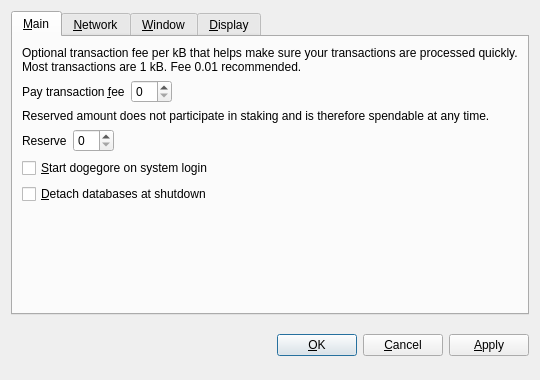
<?xml version="1.0" encoding="UTF-8"?>
<ui version="4.0">
 <class>OptionsDialog</class>
 <widget class="QDialog" name="OptionsDialog">
  <property name="geometry">
   <rect>
    <x>0</x>
    <y>0</y>
    <width>540</width>
    <height>380</height>
   </rect>
  </property>
  <property name="windowTitle">
   <string>Options</string>
  </property>
  <property name="modal">
   <bool>true</bool>
  </property>
  <layout class="QVBoxLayout" name="verticalLayout">
   <item>
    <widget class="QTabWidget" name="tabWidget">
     <property name="tabPosition">
      <enum>QTabWidget::North</enum>
     </property>
     <property name="currentIndex">
      <number>0</number>
     </property>
     <widget class="QWidget" name="tabMain">
      <attribute name="title">
       <string>&amp;Main</string>
      </attribute>
      <layout class="QVBoxLayout" name="verticalLayout_Main">
       <item>
        <widget class="QLabel" name="transactionFeeInfoLabel">
         <property name="text">
          <string>Optional transaction fee per kB that helps make sure your transactions are processed quickly. Most transactions are 1 kB. Fee 0.01 recommended.</string>
         </property>
         <property name="textFormat">
          <enum>Qt::PlainText</enum>
         </property>
         <property name="wordWrap">
          <bool>true</bool>
         </property>
        </widget>
       </item>
       <item>
        <layout class="QHBoxLayout" name="horizontalLayoutFee">
         <item>
          <widget class="QLabel" name="transactionFeeLabel">
           <property name="text">
            <string>Pay transaction &amp;fee</string>
           </property>
           <property name="textFormat">
            <enum>Qt::PlainText</enum>
           </property>
           <property name="buddy">
            <cstring>transactionFee</cstring>
           </property>
          </widget>
         </item>
         <item>
          <widget class="BitcoinAmountField" name="transactionFee"/>
         </item>
         <item>
          <spacer name="horizontalSpacerFee">
           <property name="orientation">
            <enum>Qt::Horizontal</enum>
           </property>
           <property name="sizeHint" stdset="0">
            <size>
             <width>40</width>
             <height>20</height>
            </size>
           </property>
          </spacer>
         </item>
        </layout>
       </item>
       <item>
        <widget class="QLabel" name="reserveBalanceInfoLabel">
         <property name="text">
          <string>Reserved amount does not participate in staking and is therefore spendable at any time.</string>
         </property>
         <property name="textFormat">
          <enum>Qt::PlainText</enum>
         </property>
         <property name="wordWrap">
          <bool>true</bool>
         </property>
        </widget>
       </item>
       <item>
        <layout class="QHBoxLayout" name="horizontalLayoutReserveBalance">
         <item>
          <widget class="QLabel" name="reserveBalanceLabel">
           <property name="text">
            <string>Reserve</string>
           </property>
           <property name="textFormat">
            <enum>Qt::PlainText</enum>
           </property>
           <property name="buddy">
            <cstring>reserveBalance</cstring>
           </property>
          </widget>
         </item>
         <item>
          <widget class="BitcoinAmountField" name="reserveBalance"/>
         </item>
         <item>
          <spacer name="horizontalSpacerReserveBalance">
           <property name="orientation">
            <enum>Qt::Horizontal</enum>
           </property>
           <property name="sizeHint" stdset="0">
            <size>
             <width>40</width>
             <height>20</height>
            </size>
           </property>
          </spacer>
         </item>
        </layout>
       </item>
       <item>
        <widget class="QCheckBox" name="bitcoinAtStartup">
         <property name="toolTip">
          <string>Automatically start dogegore after logging in to the system.</string>
         </property>
         <property name="text">
          <string>&amp;Start dogegore on system login</string>
         </property>
        </widget>
       </item>
       <item>
        <widget class="QCheckBox" name="detachDatabases">
         <property name="toolTip">
          <string>Detach block and address databases at shutdown. This means they can be moved to another data directory, but it slows down shutdown. The wallet is always detached.</string>
         </property>
         <property name="text">
          <string>&amp;Detach databases at shutdown</string>
         </property>
        </widget>
       </item>
       <item>
        <spacer name="verticalSpacer_Main">
         <property name="orientation">
          <enum>Qt::Vertical</enum>
         </property>
         <property name="sizeHint" stdset="0">
          <size>
           <width>20</width>
           <height>40</height>
          </size>
         </property>
        </spacer>
       </item>
      </layout>
     </widget>
     <widget class="QWidget" name="tabNetwork">
      <attribute name="title">
       <string>&amp;Network</string>
      </attribute>
      <layout class="QVBoxLayout" name="verticalLayout_Network">
       <item>
        <widget class="QCheckBox" name="mapPortUpnp">
         <property name="toolTip">
          <string>Automatically open the dogegore client port on the router. This only works when your router supports UPnP and it is enabled.</string>
         </property>
         <property name="text">
          <string>Map port using &amp;UPnP</string>
         </property>
        </widget>
       </item>
       <item>
        <widget class="QCheckBox" name="connectSocks">
         <property name="toolTip">
          <string>Connect to the dogegore network through a SOCKS proxy (e.g. when connecting through Tor).</string>
         </property>
         <property name="text">
          <string>&amp;Connect through SOCKS proxy:</string>
         </property>
        </widget>
       </item>
       <item>
        <layout class="QHBoxLayout" name="horizontalLayout_Network">
         <item>
          <widget class="QLabel" name="proxyIpLabel">
           <property name="text">
            <string>Proxy &amp;IP:</string>
           </property>
           <property name="textFormat">
            <enum>Qt::PlainText</enum>
           </property>
           <property name="buddy">
            <cstring>proxyIp</cstring>
           </property>
          </widget>
         </item>
         <item>
          <widget class="QValidatedLineEdit" name="proxyIp">
           <property name="maximumSize">
            <size>
             <width>140</width>
             <height>16777215</height>
            </size>
           </property>
           <property name="toolTip">
            <string>IP address of the proxy (e.g. 127.0.0.1)</string>
           </property>
          </widget>
         </item>
         <item>
          <widget class="QLabel" name="proxyPortLabel">
           <property name="text">
            <string>&amp;Port:</string>
           </property>
           <property name="textFormat">
            <enum>Qt::PlainText</enum>
           </property>
           <property name="buddy">
            <cstring>proxyPort</cstring>
           </property>
          </widget>
         </item>
         <item>
          <widget class="QLineEdit" name="proxyPort">
           <property name="maximumSize">
            <size>
             <width>55</width>
             <height>16777215</height>
            </size>
           </property>
           <property name="toolTip">
            <string>Port of the proxy (e.g. 9050)</string>
           </property>
          </widget>
         </item>
         <item>
          <widget class="QLabel" name="socksVersionLabel">
           <property name="text">
            <string>SOCKS &amp;Version:</string>
           </property>
           <property name="textFormat">
            <enum>Qt::PlainText</enum>
           </property>
           <property name="buddy">
            <cstring>socksVersion</cstring>
           </property>
          </widget>
         </item>
         <item>
          <widget class="QValueComboBox" name="socksVersion">
           <property name="toolTip">
            <string>SOCKS version of the proxy (e.g. 5)</string>
           </property>
          </widget>
         </item>
         <item>
          <spacer name="horizontalSpacer_Network">
           <property name="orientation">
            <enum>Qt::Horizontal</enum>
           </property>
           <property name="sizeHint" stdset="0">
            <size>
             <width>40</width>
             <height>20</height>
            </size>
           </property>
          </spacer>
         </item>
        </layout>
       </item>
       <item>
        <spacer name="verticalSpacer_Network">
         <property name="orientation">
          <enum>Qt::Vertical</enum>
         </property>
         <property name="sizeHint" stdset="0">
          <size>
           <width>20</width>
           <height>40</height>
          </size>
         </property>
        </spacer>
       </item>
      </layout>
     </widget>
     <widget class="QWidget" name="tabWindow">
      <attribute name="title">
       <string>&amp;Window</string>
      </attribute>
      <layout class="QVBoxLayout" name="verticalLayout_Window">
       <item>
        <widget class="QCheckBox" name="minimizeToTray">
         <property name="toolTip">
          <string>Show only a tray icon after minimizing the window.</string>
         </property>
         <property name="text">
          <string>&amp;Minimize to the tray instead of the taskbar</string>
         </property>
        </widget>
       </item>
       <item>
        <widget class="QCheckBox" name="minimizeOnClose">
         <property name="toolTip">
          <string>Minimize instead of exit the application when the window is closed. When this option is enabled, the application will be closed only after selecting Quit in the menu.</string>
         </property>
         <property name="text">
          <string>M&amp;inimize on close</string>
         </property>
        </widget>
       </item>
       <item>
        <spacer name="verticalSpacer_Window">
         <property name="orientation">
          <enum>Qt::Vertical</enum>
         </property>
         <property name="sizeHint" stdset="0">
          <size>
           <width>20</width>
           <height>40</height>
          </size>
         </property>
        </spacer>
       </item>
      </layout>
     </widget>
     <widget class="QWidget" name="tabDisplay">
      <attribute name="title">
       <string>&amp;Display</string>
      </attribute>
      <layout class="QVBoxLayout" name="verticalLayout_Display">
       <item>
        <layout class="QHBoxLayout" name="horizontalLayout_1_Display">
         <item>
          <widget class="QLabel" name="langLabel">
           <property name="text">
            <string>User Interface &amp;language:</string>
           </property>
           <property name="textFormat">
            <enum>Qt::PlainText</enum>
           </property>
           <property name="buddy">
            <cstring>lang</cstring>
           </property>
          </widget>
         </item>
         <item>
          <widget class="QValueComboBox" name="lang">
           <property name="toolTip">
            <string>The user interface language can be set here. This setting will take effect after restarting dogegore.</string>
           </property>
          </widget>
         </item>
        </layout>
       </item>
       <item>
        <layout class="QHBoxLayout" name="horizontalLayout_2_Display">
         <item>
          <widget class="QLabel" name="unitLabel">
           <property name="text">
            <string>&amp;Unit to show amounts in:</string>
           </property>
           <property name="textFormat">
            <enum>Qt::PlainText</enum>
           </property>
           <property name="buddy">
            <cstring>unit</cstring>
           </property>
          </widget>
         </item>
         <item>
          <widget class="QValueComboBox" name="unit">
           <property name="toolTip">
            <string>Choose the default subdivision unit to show in the interface and when sending coins.</string>
           </property>
          </widget>
         </item>
        </layout>
       </item>
       <item>
        <widget class="QCheckBox" name="displayAddresses">
         <property name="toolTip">
          <string>Whether to show dogegore addresses in the transaction list or not.</string>
         </property>
         <property name="text">
          <string>&amp;Display addresses in transaction list</string>
         </property>
        </widget>
       </item>
       <item>
        <widget class="QCheckBox" name="coinControlFeatures">
         <property name="toolTip">
          <string>Whether to show coin control features or not.</string>
         </property>
         <property name="text">
          <string>Display coin &amp;control features (experts only!)</string>
         </property>
        </widget>
       </item>
       <item>
        <spacer name="verticalSpacer_Display">
         <property name="orientation">
          <enum>Qt::Vertical</enum>
         </property>
         <property name="sizeHint" stdset="0">
          <size>
           <width>20</width>
           <height>40</height>
          </size>
         </property>
        </spacer>
       </item>
      </layout>
     </widget>
    </widget>
   </item>
   <item>
    <layout class="QHBoxLayout" name="horizontalLayout_Buttons">
     <item>
      <spacer name="horizontalSpacer_1">
       <property name="orientation">
        <enum>Qt::Horizontal</enum>
       </property>
       <property name="sizeHint" stdset="0">
        <size>
         <width>40</width>
         <height>48</height>
        </size>
       </property>
      </spacer>
     </item>
     <item>
      <widget class="QLabel" name="statusLabel">
       <property name="font">
        <font>
         <weight>75</weight>
         <bold>true</bold>
        </font>
       </property>
       <property name="text">
        <string/>
       </property>
       <property name="textFormat">
        <enum>Qt::PlainText</enum>
       </property>
       <property name="wordWrap">
        <bool>true</bool>
       </property>
      </widget>
     </item>
     <item>
      <spacer name="horizontalSpacer_2">
       <property name="orientation">
        <enum>Qt::Horizontal</enum>
       </property>
       <property name="sizeHint" stdset="0">
        <size>
         <width>40</width>
         <height>48</height>
        </size>
       </property>
      </spacer>
     </item>
     <item>
      <widget class="QPushButton" name="okButton">
       <property name="text">
        <string>&amp;OK</string>
       </property>
      </widget>
     </item>
     <item>
      <widget class="QPushButton" name="cancelButton">
       <property name="text">
        <string>&amp;Cancel</string>
       </property>
       <property name="autoDefault">
        <bool>false</bool>
       </property>
      </widget>
     </item>
     <item>
      <widget class="QPushButton" name="applyButton">
       <property name="text">
        <string>&amp;Apply</string>
       </property>
       <property name="autoDefault">
        <bool>false</bool>
       </property>
      </widget>
     </item>
    </layout>
   </item>
  </layout>
 </widget>
 <customwidgets>
  <customwidget>
   <class>BitcoinAmountField</class>
   <extends>QSpinBox</extends>
   <header>bitcoinamountfield.h</header>
  </customwidget>
  <customwidget>
   <class>QValueComboBox</class>
   <extends>QComboBox</extends>
   <header>qvaluecombobox.h</header>
  </customwidget>
  <customwidget>
   <class>QValidatedLineEdit</class>
   <extends>QLineEdit</extends>
   <header>qvalidatedlineedit.h</header>
  </customwidget>
 </customwidgets>
 <resources/>
 <connections/>
</ui>
